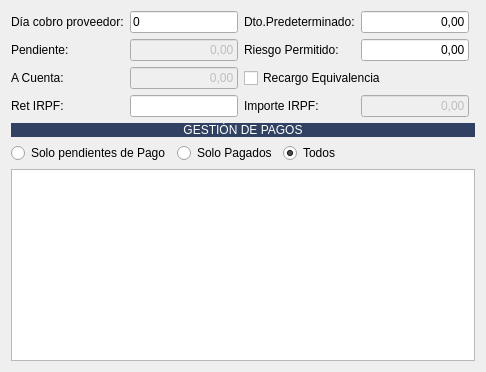
         <widget class="QWidget" name="tabPagos">
          <attribute name="title">
           <string>Pagos</string>
          </attribute>
          <layout class="QGridLayout" name="gridLayout_5">
           <item row="0" column="0" colspan="4">
            <layout class="QGridLayout" name="gridLayout_3">
             <item row="1" column="0">
              <widget class="QLabel" name="label_36">
               <property name="text">
                <string>Pendiente: </string>
               </property>
              </widget>
             </item>
             <item row="2" column="0">
              <widget class="QLabel" name="label_37">
               <property name="text">
                <string>A Cuenta:</string>
               </property>
              </widget>
             </item>
             <item row="2" column="1">
              <widget class="QLineEdit" name="txtentregado_a_cuenta">
               <property name="enabled">
                <bool>false</bool>
               </property>
               <property name="sizePolicy">
                <sizepolicy hsizetype="Preferred" vsizetype="Fixed">
                 <horstretch>0</horstretch>
                 <verstretch>0</verstretch>
                </sizepolicy>
               </property>
               <property name="text">
                <string>                  0,00</string>
               </property>
               <property name="alignment">
                <set>Qt::AlignRight|Qt::AlignTrailing|Qt::AlignVCenter</set>
               </property>
              </widget>
             </item>
             <item row="2" column="2" colspan="3">
              <widget class="QCheckBox" name="chkrecargo_equivalencia">
               <property name="text">
                <string>Recargo Equivalencia</string>
               </property>
              </widget>
             </item>
             <item row="3" column="0">
              <widget class="QLabel" name="label_38">
               <property name="text">
                <string>Ret IRPF:</string>
               </property>
              </widget>
             </item>
             <item row="3" column="1">
              <widget class="QLineEdit" name="txttipo_retencioirpf">
               <property name="sizePolicy">
                <sizepolicy hsizetype="Preferred" vsizetype="Fixed">
                 <horstretch>0</horstretch>
                 <verstretch>0</verstretch>
                </sizepolicy>
               </property>
              </widget>
             </item>
             <item row="3" column="3">
              <widget class="QLineEdit" name="txtretencion_irpf">
               <property name="enabled">
                <bool>false</bool>
               </property>
               <property name="sizePolicy">
                <sizepolicy hsizetype="Preferred" vsizetype="Fixed">
                 <horstretch>0</horstretch>
                 <verstretch>0</verstretch>
                </sizepolicy>
               </property>
               <property name="text">
                <string>0,00</string>
               </property>
               <property name="alignment">
                <set>Qt::AlignRight|Qt::AlignTrailing|Qt::AlignVCenter</set>
               </property>
              </widget>
             </item>
             <item row="1" column="2">
              <widget class="QLabel" name="label_14">
               <property name="text">
                <string>Riesgo Permitido:</string>
               </property>
              </widget>
             </item>
             <item row="1" column="3">
              <widget class="QLineEdit" name="txtdeuda_maxima">
               <property name="sizePolicy">
                <sizepolicy hsizetype="Preferred" vsizetype="Fixed">
                 <horstretch>0</horstretch>
                 <verstretch>0</verstretch>
                </sizepolicy>
               </property>
               <property name="text">
                <string>0,00</string>
               </property>
               <property name="alignment">
                <set>Qt::AlignRight|Qt::AlignTrailing|Qt::AlignVCenter</set>
               </property>
              </widget>
             </item>
             <item row="3" column="2">
              <widget class="QLabel" name="label_39">
               <property name="text">
                <string>Importe IRPF:</string>
               </property>
              </widget>
             </item>
             <item row="1" column="1">
              <widget class="QLineEdit" name="txtdeuda_actual">
               <property name="enabled">
                <bool>false</bool>
               </property>
               <property name="sizePolicy">
                <sizepolicy hsizetype="Preferred" vsizetype="Fixed">
                 <horstretch>0</horstretch>
                 <verstretch>0</verstretch>
                </sizepolicy>
               </property>
               <property name="text">
                <string>0,00</string>
               </property>
               <property name="alignment">
                <set>Qt::AlignRight|Qt::AlignTrailing|Qt::AlignVCenter</set>
               </property>
              </widget>
             </item>
             <item row="0" column="0">
              <widget class="QLabel" name="label_40">
               <property name="text">
                <string>Día cobro proveedor:</string>
               </property>
              </widget>
             </item>
             <item row="0" column="1">
              <widget class="QLineEdit" name="txtdia_cobro">
               <property name="sizePolicy">
                <sizepolicy hsizetype="Preferred" vsizetype="Fixed">
                 <horstretch>0</horstretch>
                 <verstretch>0</verstretch>
                </sizepolicy>
               </property>
               <property name="text">
                <string>0</string>
               </property>
              </widget>
             </item>
             <item row="0" column="2">
              <widget class="QLabel" name="label_41">
               <property name="text">
                <string>Dto.Predeterminado:</string>
               </property>
              </widget>
             </item>
             <item row="0" column="3">
              <widget class="QLineEdit" name="txtdto">
               <property name="sizePolicy">
                <sizepolicy hsizetype="Preferred" vsizetype="Fixed">
                 <horstretch>0</horstretch>
                 <verstretch>0</verstretch>
                </sizepolicy>
               </property>
               <property name="text">
                <string>0,00</string>
               </property>
               <property name="alignment">
                <set>Qt::AlignRight|Qt::AlignTrailing|Qt::AlignVCenter</set>
               </property>
              </widget>
             </item>
            </layout>
           </item>
           <item row="3" column="0" colspan="4">
            <widget class="QTableView" name="tablaPagos">
             <property name="alternatingRowColors">
              <bool>true</bool>
             </property>
             <property name="selectionBehavior">
              <enum>QAbstractItemView::SelectRows</enum>
             </property>
             <attribute name="horizontalHeaderStretchLastSection">
              <bool>true</bool>
             </attribute>
            </widget>
           </item>
           <item row="2" column="2">
            <widget class="QRadioButton" name="radioButton_2">
             <property name="text">
              <string>Todos</string>
             </property>
             <property name="checked">
              <bool>true</bool>
             </property>
            </widget>
           </item>
           <item row="2" column="1">
            <widget class="QRadioButton" name="radioButton_3">
             <property name="text">
              <string>Solo Pagados</string>
             </property>
            </widget>
           </item>
           <item row="2" column="0">
            <widget class="QRadioButton" name="radioButton">
             <property name="text">
              <string>Solo pendientes de Pago</string>
             </property>
            </widget>
           </item>
           <item row="1" column="0" colspan="4">
            <widget class="QLabel" name="label_63">
             <property name="styleSheet">
              <string notr="true">background: #304163;
color: rgb(255,255,255);
</string>
             </property>
             <property name="text">
              <string>GESTIÓN DE PAGOS</string>
             </property>
             <property name="alignment">
              <set>Qt::AlignCenter</set>
             </property>
            </widget>
           </item>
          </layout>
         </widget>
